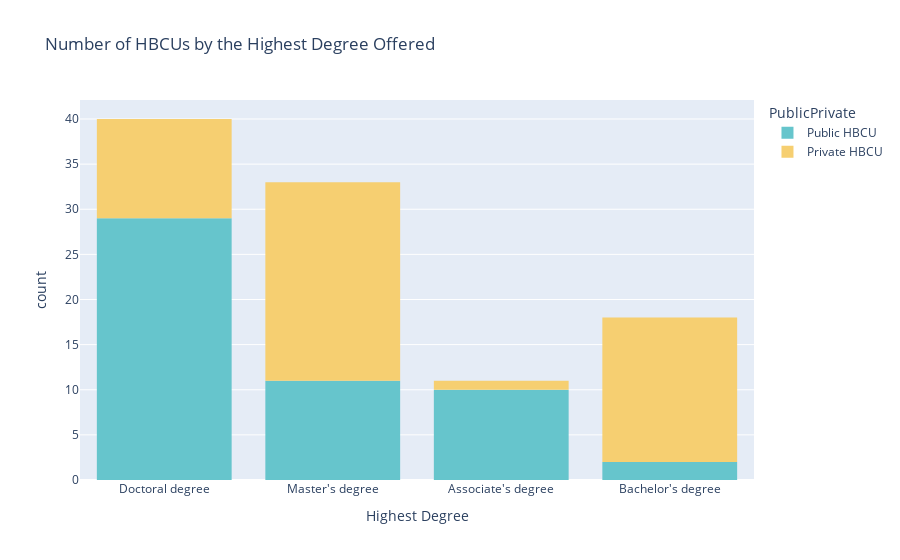

Here is the notebook cell this chart was saved with:
### Code cell
#get Highest degree numbers for public and private HBCUs

fig = px.histogram(df, df['Highest Degree'],
                   title='Number of HBCUs by the Highest Degree Offered',
                   color=df['PublicPrivate'],color_discrete_sequence=px.colors.qualitative.Pastel
                   )
fig.show()

### Figure 1 — Plotly figure (JSON) as saved in the notebook; plotly's stock layout.template omitted (floating-point values rounded to 4 significant figures)
{"data": [{"alignmentgroup": "True", "bingroup": "x", "hovertemplate": "PublicPrivate=Public HBCU<br>Highest Degree=%{x}<br>count=%{y}<extra></extra>", "legendgroup": "Public HBCU", "marker": {"color": "rgb(102, 197, 204)", "pattern": {"shape": ""}}, "name": "Public HBCU", "offsetgroup": "Public HBCU", "orientation": "v", "showlegend": true, "type": "histogram", "x": ["Doctoral degree", "Doctoral degree", "Master's degree", "Doctoral degree", "Associate's degree", "Master's degree", "Doctoral degree", "Master's degree", "Bachelor's degree", "Associate's degree", "Doctoral degree", "Doctoral degree", "Associate's degree", "Master's degree", "Doctoral degree", "Doctoral degree", "Master's degree", "Associate's degree", "Doctoral degree", "Associate's degree", "Bachelor's degree", "Associate's degree", "Doctoral degree", "Doctoral degree", "Doctoral degree", "Associate's degree", "Master's degree", "Master's degree", "Master's degree", "Doctoral degree", "Doctoral degree", "Doctoral degree", "Doctoral degree", "Doctoral degree", "Master's degree", "Associate's degree", "Doctoral degree", "Doctoral degree", "Master's degree", "Associate's degree", "Doctoral degree", "Associate's degree", "Doctoral degree", "Doctoral degree", "Doctoral degree", "Doctoral degree", "Doctoral degree", "Doctoral degree", "Doctoral degree", "Doctoral degree", "Master's degree", "Doctoral degree"], "xaxis": "x", "yaxis": "y"}, {"alignmentgroup": "True", "bingroup": "x", "hovertemplate": "PublicPrivate=Private HBCU<br>Highest Degree=%{x}<br>count=%{y}<extra></extra>", "legendgroup": "Private HBCU", "marker": {"color": "rgb(246, 207, 113)", "pattern": {"shape": ""}}, "name": "Private HBCU", "offsetgroup": "Private HBCU", "orientation": "v", "showlegend": true, "type": "histogram", "x": ["Doctoral degree", "Bachelor's degree", "Bachelor's degree", "Master's degree", "Bachelor's degree", "Master's degree", "Master's degree", "Doctoral degree", "Bachelor's degree", "Master's degree", "Master's degree", "Master's degree", "Master's degree", "Doctoral degree", "Doctoral degree", "Master's degree", "Doctoral degree", "Master's degree", "Master's degree", "Bachelor's degree", "Bachelor's degree", "Master's degree", "Doctoral degree", "Bachelor's degree", "Bachelor's degree", "Doctoral degree", "Bachelor's degree", "Master's degree", "Bachelor's degree", "Master's degree", "Master's degree", "Bachelor's degree", "Master's degree", "Master's degree", "Master's degree", "Associate's degree", "Master's degree", "Bachelor's degree", "Bachelor's degree", "Bachelor's degree", "Master's degree", "Bachelor's degree", "Master's degree", "Doctoral degree", "Doctoral degree", "Doctoral degree", "Master's degree", "Master's degree", "Bachelor's degree", "Doctoral degree"], "xaxis": "x", "yaxis": "y"}], "layout": {"barmode": "relative", "legend": {"title": {"text": "PublicPrivate"}, "tracegroupgap": 0}, "title": {"text": "Number of HBCUs by the Highest Degree Offered"}, "xaxis": {"anchor": "y", "domain": [0, 1], "title": {"text": "Highest Degree"}}, "yaxis": {"anchor": "x", "domain": [0, 1], "title": {"text": "count"}}}}
